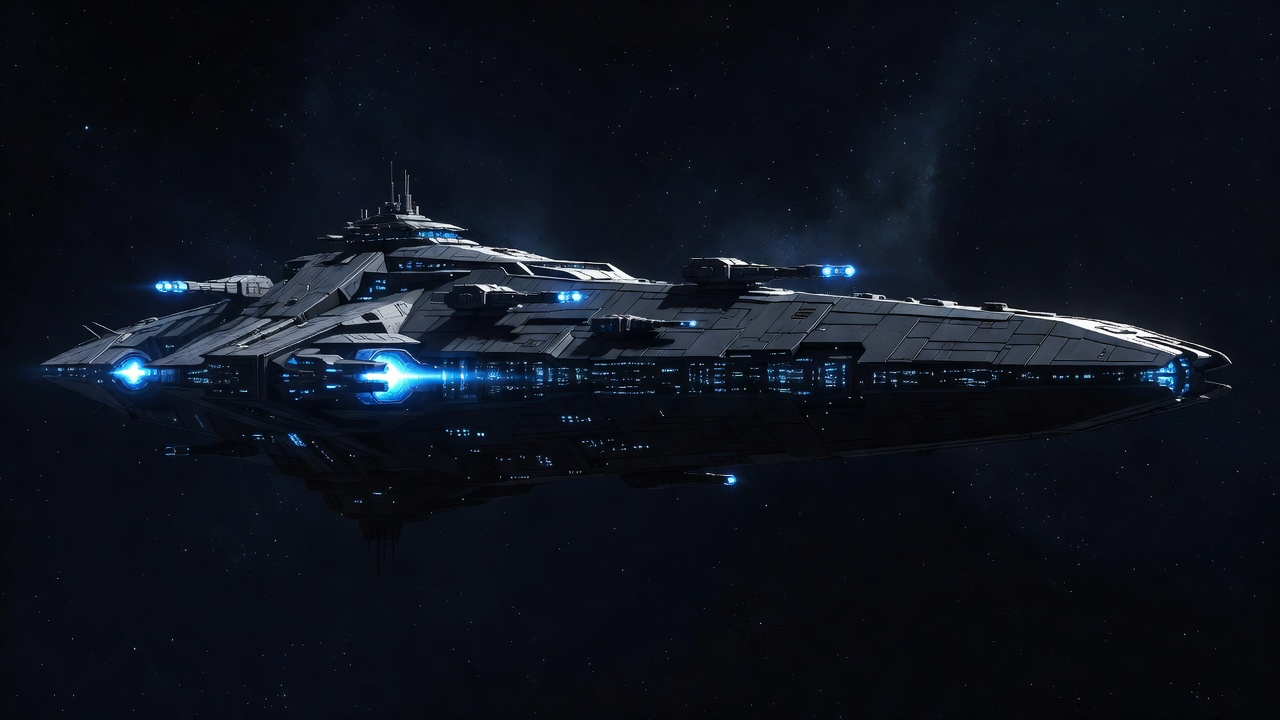
#> input picture sprites/aegis_battlecruiser.png, 1280 x 720 px
$ python -i pipeline.py   (imports and definitions only)
#> lines starting #> are read from the running program, lines starting #| are printed output that depends on the picture
#!/usr/bin/env python3
"""
Mira sprite pipeline — generate, parse, and install game-ready art in one pass.

    python3 sprites/pipeline.py tiles [planet]     # 9 terrain slots → sprites/<planet>/<planet>_flat_*.png
                                                   # planets: mira|vesper|cinder|dusk|sorn (PLANET_TILES)
    python3 sprites/pipeline.py buildings          # 4 sheets → sprites/mira/bldg_*.png (32 sprites)
    python3 sprites/pipeline.py buildings port     # just one sheet (port|city|towers|farm)
    python3 sprites/pipeline.py all

WHY THE POST-PROCESSING EXISTS (learned the hard way):
  * Terrain tiles must be lit perfectly FLAT. Any baked vignette / center glow
    repeats per-tile in game and strobes like a checkerboard — headache city.
    The prompt forbids it AND flatten_lighting() removes what sneaks through.
  * Tiles must WRAP seamlessly (left edge continues into right edge) because
    adjacent iso diamonds sample opposite texture edges. seamless() enforces it
    with the classic half-roll + radial-mask blend.
  * Variant families (grass base/pebbles/wildflowers, soil tilled/seedling)
    must share one base palette or the per-tile hash mix reads as noise.
    harmonize() matches channel means within each family.
  * Building sheets come back on near-black; flood-fill from the borders (NOT a
    global threshold) so dark windows/doors inside a building survive.

Debug output (view over the dev http server):
  sprites/mira/_debug/<sheet>_sheet.png       raw generation
  sprites/mira/_debug/tile_<key>_2x2.png      seamlessness check (tiled 2x2)
"""
import io
import json
import os
import pathlib
import sys

import numpy as np
import requests
from PIL import Image, ImageFilter

HERE = pathlib.Path(__file__).parent
OUT = HERE / "mira"
DEBUG = OUT / "_debug"

# ───────────────────────────── auth + generation ─────────────────────────────

# [39 lines left out: functions get_token, generate, grid_cells, not called in this run]


def flatten_lighting(arr):
    """Remove low-frequency lighting (vignette/center glow): divide by a heavy
    blur of the luminance, renormalized to the tile mean."""
    img = Image.fromarray(arr.astype(np.uint8))
    lum = np.asarray(img.convert("L"), dtype=np.float32) + 1.0
    blur = np.asarray(
        Image.fromarray(lum.astype(np.uint8)).filter(ImageFilter.GaussianBlur(48)),
        dtype=np.float32) + 1.0
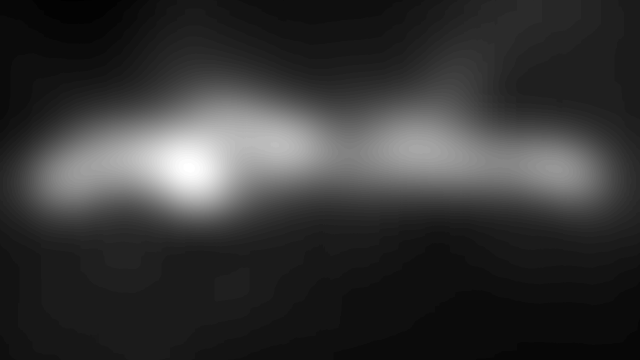
#> blur: shape (720, 1280) float32 (shown at 1/2 size); min 7, max 71, mean 20.7; drawn with min black and max white
    gain = (blur.mean() / blur)[..., None]          # >1 where the tile is dark
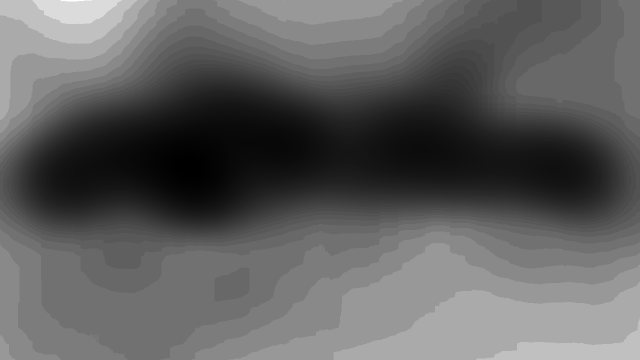
#> gain: shape (720, 1280, 1) float32 (shown at 1/2 size); min 0.291, max 2.95, mean 1.29; drawn with min black and max white
    gain = np.clip(gain, 0.55, 1.8)                 # keep texture, kill gradient
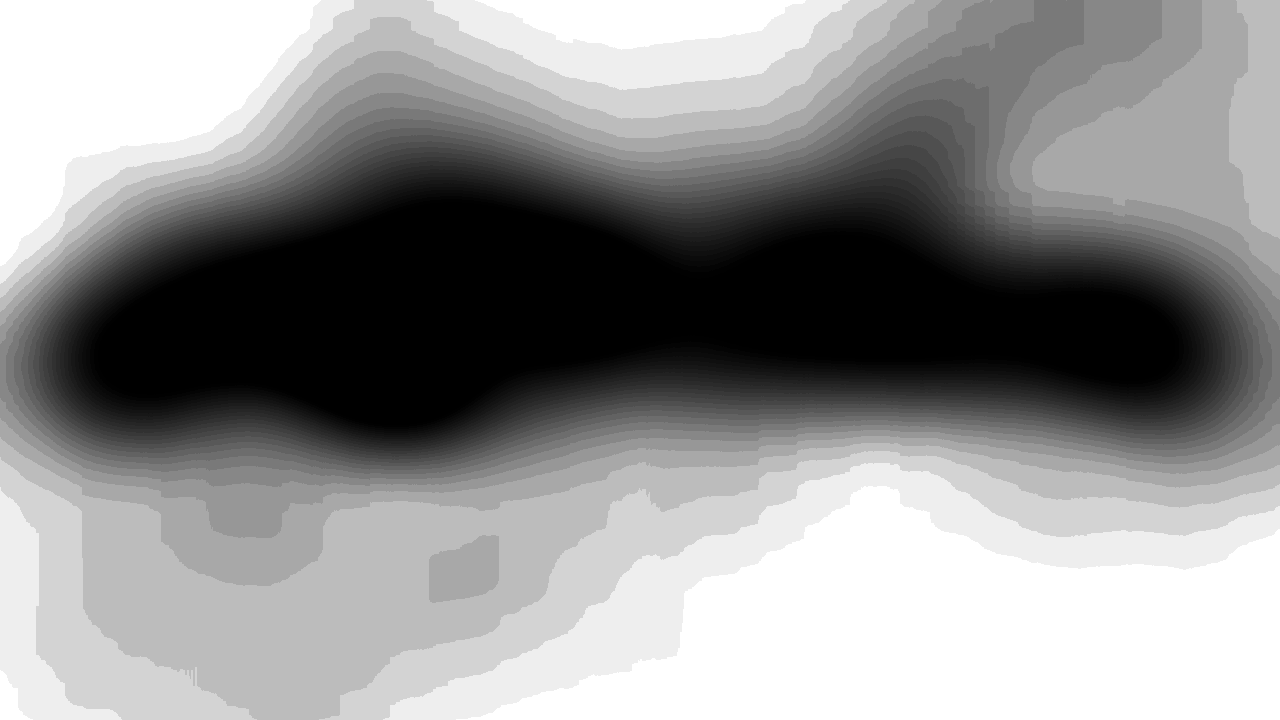
#> gain: shape (720, 1280, 1) float32; min 0.55, max 1.8, mean 1.26; drawn with min black and max white
#> (the run stopped early here; a loop or call above may not have finished)
